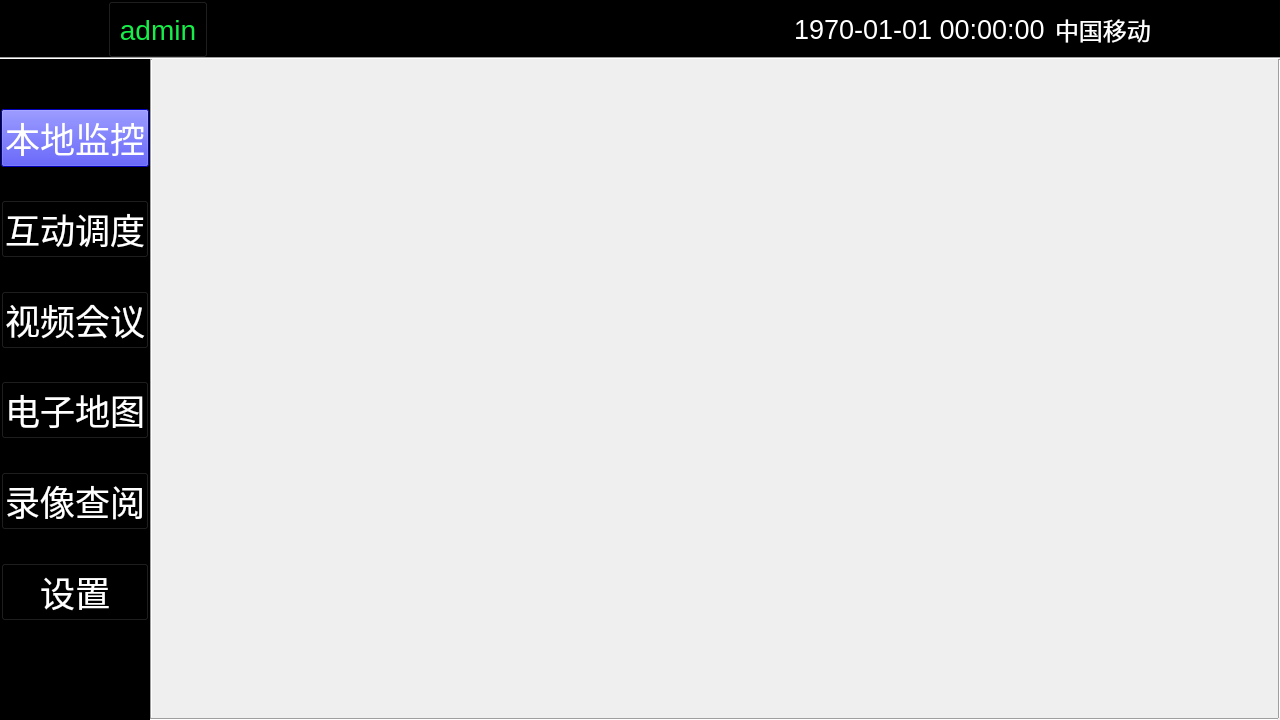
<?xml version="1.0" encoding="UTF-8"?>
<ui version="4.0">
 <class>MainWidget</class>
 <widget class="QWidget" name="MainWidget">
  <property name="geometry">
   <rect>
    <x>0</x>
    <y>0</y>
    <width>1280</width>
    <height>720</height>
   </rect>
  </property>
  <property name="windowTitle">
   <string>MainWidget</string>
  </property>
  <layout class="QGridLayout" name="gridLayout_5">
   <property name="leftMargin">
    <number>0</number>
   </property>
   <property name="topMargin">
    <number>0</number>
   </property>
   <property name="rightMargin">
    <number>0</number>
   </property>
   <property name="bottomMargin">
    <number>0</number>
   </property>
   <property name="spacing">
    <number>0</number>
   </property>
   <item row="0" column="0">
    <layout class="QGridLayout" name="gridLayout_4" rowstretch="1,12" columnstretch="1,8">
     <property name="spacing">
      <number>0</number>
     </property>
     <item row="0" column="0" colspan="2">
      <layout class="QVBoxLayout" name="verticalLayout_2">
       <property name="spacing">
        <number>0</number>
       </property>
       <item>
        <widget class="QFrame" name="frame_status">
         <property name="maximumSize">
          <size>
           <width>16777215</width>
           <height>57</height>
          </size>
         </property>
         <property name="styleSheet">
          <string notr="true">background-color: rgb(0, 0, 0);</string>
         </property>
         <property name="frameShape">
          <enum>QFrame::StyledPanel</enum>
         </property>
         <property name="frameShadow">
          <enum>QFrame::Raised</enum>
         </property>
         <layout class="QGridLayout" name="gridLayout_3">
          <property name="leftMargin">
           <number>0</number>
          </property>
          <property name="topMargin">
           <number>0</number>
          </property>
          <property name="rightMargin">
           <number>0</number>
          </property>
          <property name="bottomMargin">
           <number>0</number>
          </property>
          <property name="spacing">
           <number>0</number>
          </property>
          <item row="0" column="0">
           <layout class="QHBoxLayout" name="horizontalLayout" stretch="7,10,5,10,120,25,7,10,5,10,5,10,5">
            <property name="spacing">
             <number>0</number>
            </property>
            <item>
             <spacer name="horizontalSpacer">
              <property name="orientation">
               <enum>Qt::Horizontal</enum>
              </property>
              <property name="sizeHint" stdset="0">
               <size>
                <width>40</width>
                <height>20</height>
               </size>
              </property>
             </spacer>
            </item>
            <item>
             <widget class="QLabel" name="label_logo">
              <property name="font">
               <font>
                <pointsize>16</pointsize>
               </font>
              </property>
              <property name="styleSheet">
               <string notr="true">image: url(:/statusLog/resource/icon/logo.png);</string>
              </property>
              <property name="text">
               <string/>
              </property>
             </widget>
            </item>
            <item>
             <spacer name="horizontalSpacer_3">
              <property name="orientation">
               <enum>Qt::Horizontal</enum>
              </property>
              <property name="sizeHint" stdset="0">
               <size>
                <width>13</width>
                <height>57</height>
               </size>
              </property>
             </spacer>
            </item>
            <item>
             <widget class="QPushButton" name="loginBtn">
              <property name="sizePolicy">
               <sizepolicy hsizetype="Preferred" vsizetype="Preferred">
                <horstretch>0</horstretch>
                <verstretch>0</verstretch>
               </sizepolicy>
              </property>
              <property name="minimumSize">
               <size>
                <width>100</width>
                <height>57</height>
               </size>
              </property>
              <property name="maximumSize">
               <size>
                <width>300</width>
                <height>57</height>
               </size>
              </property>
              <property name="font">
               <font>
                <pointsize>21</pointsize>
               </font>
              </property>
              <property name="styleSheet">
               <string notr="true">color: rgb(23, 238, 73);</string>
              </property>
              <property name="text">
               <string>admin</string>
              </property>
              <property name="iconSize">
               <size>
                <width>16</width>
                <height>16</height>
               </size>
              </property>
             </widget>
            </item>
            <item>
             <spacer name="horizontalSpacer_4">
              <property name="orientation">
               <enum>Qt::Horizontal</enum>
              </property>
              <property name="sizeHint" stdset="0">
               <size>
                <width>40</width>
                <height>20</height>
               </size>
              </property>
             </spacer>
            </item>
            <item>
             <widget class="QLabel" name="label_time">
              <property name="minimumSize">
               <size>
                <width>0</width>
                <height>57</height>
               </size>
              </property>
              <property name="maximumSize">
               <size>
                <width>16777215</width>
                <height>57</height>
               </size>
              </property>
              <property name="font">
               <font>
                <pointsize>20</pointsize>
               </font>
              </property>
              <property name="styleSheet">
               <string notr="true">color: rgb(255, 255, 255);</string>
              </property>
              <property name="text">
               <string>1970-01-01 00:00:00</string>
              </property>
             </widget>
            </item>
            <item>
             <spacer name="horizontalSpacer_5">
              <property name="orientation">
               <enum>Qt::Horizontal</enum>
              </property>
              <property name="sizeType">
               <enum>QSizePolicy::Fixed</enum>
              </property>
              <property name="sizeHint" stdset="0">
               <size>
                <width>10</width>
                <height>57</height>
               </size>
              </property>
             </spacer>
            </item>
            <item>
             <widget class="QLabel" name="label_operator">
              <property name="minimumSize">
               <size>
                <width>0</width>
                <height>57</height>
               </size>
              </property>
              <property name="maximumSize">
               <size>
                <width>16777215</width>
                <height>57</height>
               </size>
              </property>
              <property name="font">
               <font>
                <pointsize>18</pointsize>
               </font>
              </property>
              <property name="styleSheet">
               <string notr="true">color: rgb(255, 255, 255);</string>
              </property>
              <property name="text">
               <string>中国移动</string>
              </property>
             </widget>
            </item>
            <item>
             <spacer name="horizontalSpacer_6">
              <property name="orientation">
               <enum>Qt::Horizontal</enum>
              </property>
              <property name="sizeType">
               <enum>QSizePolicy::Fixed</enum>
              </property>
              <property name="sizeHint" stdset="0">
               <size>
                <width>10</width>
                <height>57</height>
               </size>
              </property>
             </spacer>
            </item>
            <item>
             <widget class="QLabel" name="label_signas">
              <property name="minimumSize">
               <size>
                <width>0</width>
                <height>57</height>
               </size>
              </property>
              <property name="maximumSize">
               <size>
                <width>16777215</width>
                <height>57</height>
               </size>
              </property>
              <property name="styleSheet">
               <string notr="true">image: url(:/statusLog/resource/icon/信号.png);</string>
              </property>
              <property name="text">
               <string/>
              </property>
             </widget>
            </item>
            <item>
             <spacer name="horizontalSpacer_7">
              <property name="orientation">
               <enum>Qt::Horizontal</enum>
              </property>
              <property name="sizeType">
               <enum>QSizePolicy::Fixed</enum>
              </property>
              <property name="sizeHint" stdset="0">
               <size>
                <width>10</width>
                <height>57</height>
               </size>
              </property>
             </spacer>
            </item>
            <item>
             <widget class="QLabel" name="label_power">
              <property name="minimumSize">
               <size>
                <width>0</width>
                <height>57</height>
               </size>
              </property>
              <property name="maximumSize">
               <size>
                <width>16777215</width>
                <height>57</height>
               </size>
              </property>
              <property name="styleSheet">
               <string notr="true">image: url(:/statusLog/resource/icon/电量.png);</string>
              </property>
              <property name="text">
               <string/>
              </property>
             </widget>
            </item>
            <item>
             <spacer name="horizontalSpacer_2">
              <property name="orientation">
               <enum>Qt::Horizontal</enum>
              </property>
              <property name="sizeType">
               <enum>QSizePolicy::Fixed</enum>
              </property>
              <property name="sizeHint" stdset="0">
               <size>
                <width>10</width>
                <height>20</height>
               </size>
              </property>
             </spacer>
            </item>
           </layout>
          </item>
         </layout>
        </widget>
       </item>
       <item>
        <widget class="Line" name="line">
         <property name="minimumSize">
          <size>
           <width>0</width>
           <height>2</height>
          </size>
         </property>
         <property name="maximumSize">
          <size>
           <width>16777215</width>
           <height>2</height>
          </size>
         </property>
         <property name="orientation">
          <enum>Qt::Horizontal</enum>
         </property>
        </widget>
       </item>
      </layout>
     </item>
     <item row="1" column="0">
      <widget class="QFrame" name="frame_menu">
       <property name="styleSheet">
        <string notr="true">background-color: rgb(0, 0, 0);</string>
       </property>
       <property name="frameShape">
        <enum>QFrame::StyledPanel</enum>
       </property>
       <property name="frameShadow">
        <enum>QFrame::Raised</enum>
       </property>
       <property name="lineWidth">
        <number>0</number>
       </property>
       <layout class="QGridLayout" name="gridLayout">
        <property name="leftMargin">
         <number>0</number>
        </property>
        <property name="topMargin">
         <number>0</number>
        </property>
        <property name="rightMargin">
         <number>0</number>
        </property>
        <property name="bottomMargin">
         <number>0</number>
        </property>
        <property name="spacing">
         <number>0</number>
        </property>
        <item row="0" column="0">
         <layout class="QVBoxLayout" name="verticalLayout" stretch="3,4,2,4,2,4,2,4,2,4,2,0,6">
          <property name="spacing">
           <number>0</number>
          </property>
          <item>
           <spacer name="verticalSpacer">
            <property name="orientation">
             <enum>Qt::Vertical</enum>
            </property>
            <property name="sizeHint" stdset="0">
             <size>
              <width>145</width>
              <height>13</height>
             </size>
            </property>
           </spacer>
          </item>
          <item>
           <widget class="QPushButton" name="pushButton_local_vedio">
            <property name="sizePolicy">
             <sizepolicy hsizetype="Minimum" vsizetype="Preferred">
              <horstretch>0</horstretch>
              <verstretch>0</verstretch>
             </sizepolicy>
            </property>
            <property name="minimumSize">
             <size>
              <width>0</width>
              <height>0</height>
             </size>
            </property>
            <property name="maximumSize">
             <size>
              <width>16777215</width>
              <height>58</height>
             </size>
            </property>
            <property name="font">
             <font>
              <pointsize>26</pointsize>
             </font>
            </property>
            <property name="styleSheet">
             <string notr="true">color: rgb(255, 255, 255);
background-color: rgb(0, 0, 255);</string>
            </property>
            <property name="text">
             <string>本地监控</string>
            </property>
           </widget>
          </item>
          <item>
           <spacer name="verticalSpacer_3">
            <property name="orientation">
             <enum>Qt::Vertical</enum>
            </property>
            <property name="sizeHint" stdset="0">
             <size>
              <width>20</width>
              <height>40</height>
             </size>
            </property>
           </spacer>
          </item>
          <item>
           <widget class="QPushButton" name="pushButton_interaction">
            <property name="sizePolicy">
             <sizepolicy hsizetype="Minimum" vsizetype="Preferred">
              <horstretch>0</horstretch>
              <verstretch>0</verstretch>
             </sizepolicy>
            </property>
            <property name="minimumSize">
             <size>
              <width>0</width>
              <height>0</height>
             </size>
            </property>
            <property name="maximumSize">
             <size>
              <width>16777215</width>
              <height>58</height>
             </size>
            </property>
            <property name="font">
             <font>
              <pointsize>26</pointsize>
             </font>
            </property>
            <property name="styleSheet">
             <string notr="true">color: rgb(255, 255, 255);</string>
            </property>
            <property name="text">
             <string>互动调度</string>
            </property>
           </widget>
          </item>
          <item>
           <spacer name="verticalSpacer_4">
            <property name="orientation">
             <enum>Qt::Vertical</enum>
            </property>
            <property name="sizeHint" stdset="0">
             <size>
              <width>20</width>
              <height>40</height>
             </size>
            </property>
           </spacer>
          </item>
          <item>
           <widget class="QPushButton" name="pushButton_vedio_meet">
            <property name="sizePolicy">
             <sizepolicy hsizetype="Minimum" vsizetype="Preferred">
              <horstretch>0</horstretch>
              <verstretch>0</verstretch>
             </sizepolicy>
            </property>
            <property name="minimumSize">
             <size>
              <width>0</width>
              <height>0</height>
             </size>
            </property>
            <property name="maximumSize">
             <size>
              <width>16777215</width>
              <height>58</height>
             </size>
            </property>
            <property name="font">
             <font>
              <pointsize>26</pointsize>
             </font>
            </property>
            <property name="styleSheet">
             <string notr="true">color: rgb(255, 255, 255);</string>
            </property>
            <property name="text">
             <string>视频会议</string>
            </property>
           </widget>
          </item>
          <item>
           <spacer name="verticalSpacer_5">
            <property name="orientation">
             <enum>Qt::Vertical</enum>
            </property>
            <property name="sizeHint" stdset="0">
             <size>
              <width>20</width>
              <height>40</height>
             </size>
            </property>
           </spacer>
          </item>
          <item>
           <widget class="QPushButton" name="pushButton_map">
            <property name="sizePolicy">
             <sizepolicy hsizetype="Minimum" vsizetype="Preferred">
              <horstretch>0</horstretch>
              <verstretch>0</verstretch>
             </sizepolicy>
            </property>
            <property name="minimumSize">
             <size>
              <width>0</width>
              <height>0</height>
             </size>
            </property>
            <property name="maximumSize">
             <size>
              <width>16777215</width>
              <height>58</height>
             </size>
            </property>
            <property name="font">
             <font>
              <pointsize>26</pointsize>
             </font>
            </property>
            <property name="styleSheet">
             <string notr="true">color: rgb(255, 255, 255);</string>
            </property>
            <property name="text">
             <string>电子地图</string>
            </property>
           </widget>
          </item>
          <item>
           <spacer name="verticalSpacer_6">
            <property name="orientation">
             <enum>Qt::Vertical</enum>
            </property>
            <property name="sizeHint" stdset="0">
             <size>
              <width>20</width>
              <height>40</height>
             </size>
            </property>
           </spacer>
          </item>
          <item>
           <widget class="QPushButton" name="pushButton_consult_record">
            <property name="sizePolicy">
             <sizepolicy hsizetype="Minimum" vsizetype="Preferred">
              <horstretch>0</horstretch>
              <verstretch>0</verstretch>
             </sizepolicy>
            </property>
            <property name="minimumSize">
             <size>
              <width>0</width>
              <height>0</height>
             </size>
            </property>
            <property name="maximumSize">
             <size>
              <width>16777215</width>
              <height>58</height>
             </size>
            </property>
            <property name="font">
             <font>
              <pointsize>26</pointsize>
             </font>
            </property>
            <property name="styleSheet">
             <string notr="true">color: rgb(255, 255, 255);</string>
            </property>
            <property name="text">
             <string>录像查阅</string>
            </property>
           </widget>
          </item>
          <item>
           <spacer name="verticalSpacer_7">
            <property name="orientation">
             <enum>Qt::Vertical</enum>
            </property>
            <property name="sizeHint" stdset="0">
             <size>
              <width>20</width>
              <height>40</height>
             </size>
            </property>
           </spacer>
          </item>
          <item>
           <widget class="QPushButton" name="pushButton_set_para">
            <property name="sizePolicy">
             <sizepolicy hsizetype="Minimum" vsizetype="Preferred">
              <horstretch>0</horstretch>
              <verstretch>0</verstretch>
             </sizepolicy>
            </property>
            <property name="minimumSize">
             <size>
              <width>0</width>
              <height>0</height>
             </size>
            </property>
            <property name="maximumSize">
             <size>
              <width>16777215</width>
              <height>58</height>
             </size>
            </property>
            <property name="font">
             <font>
              <pointsize>26</pointsize>
             </font>
            </property>
            <property name="styleSheet">
             <string notr="true">color: rgb(255, 255, 255);</string>
            </property>
            <property name="text">
             <string>设置</string>
            </property>
           </widget>
          </item>
          <item>
           <spacer name="verticalSpacer_2">
            <property name="orientation">
             <enum>Qt::Vertical</enum>
            </property>
            <property name="sizeHint" stdset="0">
             <size>
              <width>20</width>
              <height>40</height>
             </size>
            </property>
           </spacer>
          </item>
         </layout>
        </item>
       </layout>
      </widget>
     </item>
     <item row="1" column="1">
      <layout class="QGridLayout" name="gridLayout_2">
       <property name="spacing">
        <number>0</number>
       </property>
       <item row="0" column="0">
        <widget class="Line" name="line_3">
         <property name="minimumSize">
          <size>
           <width>2</width>
           <height>0</height>
          </size>
         </property>
         <property name="maximumSize">
          <size>
           <width>2</width>
           <height>16777215</height>
          </size>
         </property>
         <property name="orientation">
          <enum>Qt::Vertical</enum>
         </property>
        </widget>
       </item>
       <item row="0" column="1">
        <widget class="QWidget" name="widget_central_show" native="true"/>
       </item>
       <item row="0" column="2">
        <widget class="Line" name="line_4">
         <property name="minimumSize">
          <size>
           <width>2</width>
           <height>0</height>
          </size>
         </property>
         <property name="maximumSize">
          <size>
           <width>2</width>
           <height>16777215</height>
          </size>
         </property>
         <property name="orientation">
          <enum>Qt::Vertical</enum>
         </property>
        </widget>
       </item>
       <item row="1" column="0" colspan="2">
        <widget class="Line" name="line_2">
         <property name="minimumSize">
          <size>
           <width>0</width>
           <height>2</height>
          </size>
         </property>
         <property name="maximumSize">
          <size>
           <width>16777215</width>
           <height>2</height>
          </size>
         </property>
         <property name="orientation">
          <enum>Qt::Horizontal</enum>
         </property>
        </widget>
       </item>
      </layout>
     </item>
    </layout>
   </item>
  </layout>
 </widget>
 <layoutdefault spacing="6" margin="11"/>
 <resources/>
 <connections/>
</ui>
